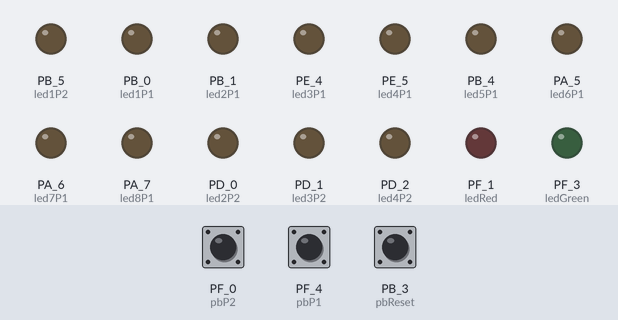
This sketch was run on a simulated TI Tiva C LaunchPad. Parts: output pins drawn as LEDs (lit = HIGH). The test bench sets the inputs (shaded band); at power-on: PF_0 (pbP2) HIGH, PF_4 (pbP1) HIGH, PB_3 (pbReset) HIGH.

Above: at 1.2 s.
1.3 s: PF_0 (pbP2) pulled LOW for 0.15 s
At 2.1 s:
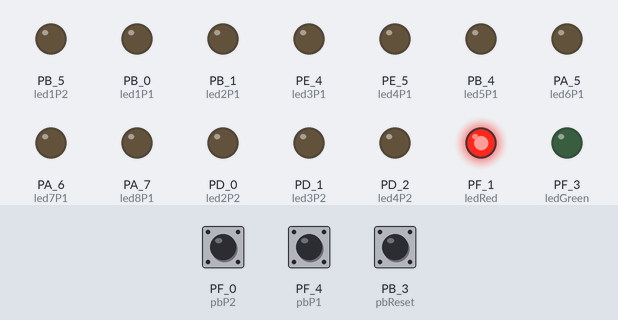
4.4 s: PF_4 (pbP1) pulled LOW for 0.15 s
At 5.9 s:
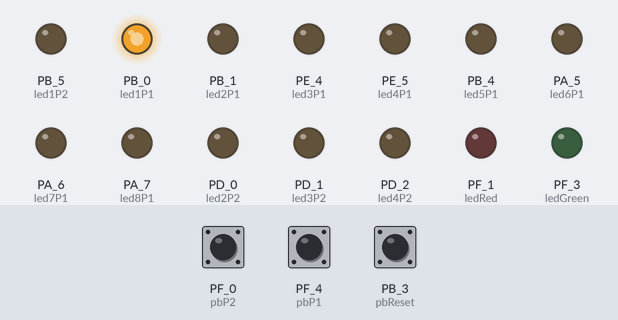
6.7 s: PF_0 (pbP2) pulled LOW for 1 s
At 8.0 s:
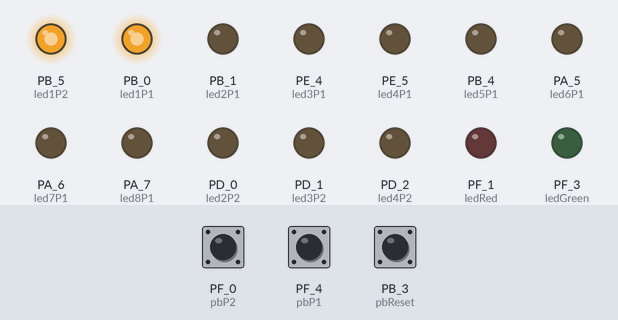
9.2 s: PB_3 (pbReset) pulled LOW for 0.15 s
At 10.2 s:
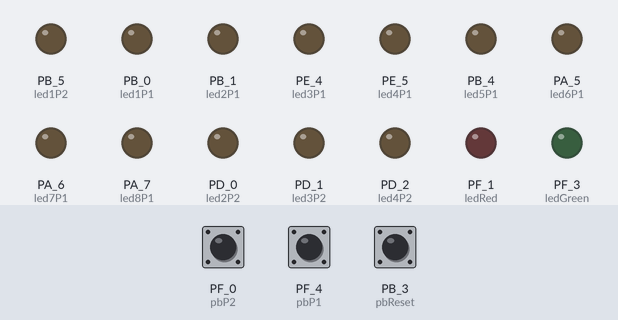
10.8 s: PF_0 (pbP2) pulled LOW for 3.2 s
At 15.1 s:
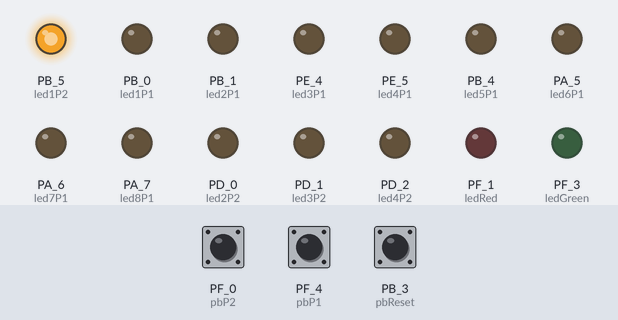
15.5 s: PB_3 (pbReset) pulled LOW for 1 s
At 17.0 s:
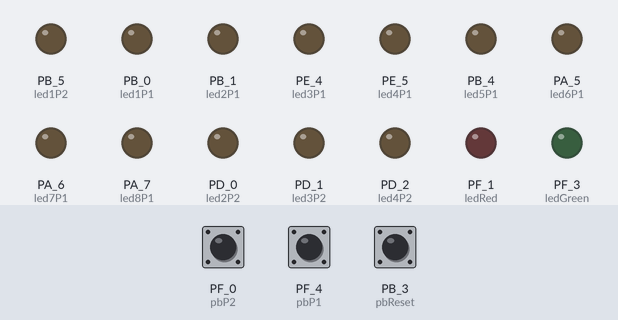
Timing chart, 0 to 18.5 s (numbered marks = the images above; inputs shaded):
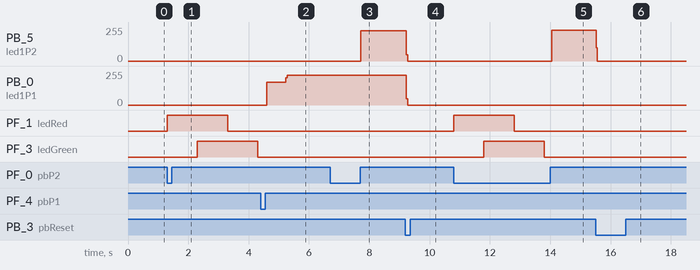

The sketch:

D2_Lab3.ino
```cpp
// Definir pines de led rgb integrado en la tiva
#define ledRed PF_1
#define ledBlue PF_2
#define ledGreen PF_3

// Definir pines de led del jugador 1
#define led1P1 PB_0
#define led2P1 PB_1
#define led3P1 PE_4
#define led4P1 PE_5
#define led5P1 PB_4
#define led6P1 PA_5
#define led7P1 PA_6
#define led8P1 PA_7

// Definir pines de led del jugador 2
#define led1P2 PB_5
#define led2P2 PD_0
#define led3P2 PD_1
#define led4P2 PD_2
#define led5P2 PD_3
#define led6P2 PE_1
#define led7P2 PE_2
#define led8P2 PE_3

// Definir push buttons
#define pbP1 PF_4
#define pbP2 PF_0
#define pbReset PB_3

// Crear variables globales del programa
int estadoP1 = 0;
int estadoP2 = 0;
int pb1State = 0;
int pb2State = 0;

int raceEnable = 0;

void setup()
{
  // Definir pines de semáforo como salidas
  pinMode(ledRed, OUTPUT);
  pinMode(ledBlue, OUTPUT);
  pinMode(ledGreen, OUTPUT);

  // Definir pines de leds de Jugador 1 como salidas
  pinMode(led1P1, OUTPUT);
  pinMode(led2P1, OUTPUT);
  pinMode(led3P1, OUTPUT);
  pinMode(led4P1, OUTPUT);
  pinMode(led5P1, OUTPUT);
  pinMode(led6P1, OUTPUT);
  pinMode(led7P1, OUTPUT);
  pinMode(led8P1, OUTPUT);

  // Definir pines de leds de Jugador 1 como salidas
  pinMode(led1P2, OUTPUT);
  pinMode(led2P2, OUTPUT);
  pinMode(led3P2, OUTPUT);
  pinMode(led4P2, OUTPUT);
  pinMode(led5P2, OUTPUT);
  pinMode(led6P2, OUTPUT);
  pinMode(led7P2, OUTPUT);
  pinMode(led8P2, OUTPUT);

  // Definir push buttons
  pinMode(pbP1, INPUT_PULLUP);
  pinMode(pbP2, INPUT_PULLUP);
  pinMode(pbReset, INPUT_PULLUP);

  raceEnable = 0;
}

void loop()
{

  if(digitalRead(pbP1) == 0 || digitalRead(pbP2) == 0)  // Si un jugador presiona su botón, entrar
  {
    // Que un jugador presione su botón permite que se inicie el juego
    raceEnable = 1;
  }

  // En caso se presione el botón de Reset
  if(digitalRead(pbReset) == 0)
  {
    estadoP1 = 0;
    contadorP1(estadoP1);

    estadoP2 = 0;
    contadorP2(estadoP2);

    digitalWrite(ledRed, LOW);
    digitalWrite(ledGreen, LOW);
    digitalWrite(ledBlue, LOW);

    raceEnable = 0;
  }

  if(raceEnable == 1)
  {
    estadoP1 = 0;
    contadorP1(estadoP1);
    estadoP2 = 0;
    contadorP2(estadoP2);

    // Iniciar semáforo cada vez que va a comenzar la carrera
    semaforo();
  }


  while(raceEnable == 1)  // Mantenerse mientras el juego haya sido iniciado
  {

  // Contador de Jugador 1
  if(digitalRead(pbP1) == 0)                    // Si el Push Button fue presionado, entrar
  {
    pb1State = 1;
  }
  if (digitalRead(pbP1) == 1 && pb1State == 1)  // Si el Push Button fue soltado, se puede incrementar
  {
    delay(2);
    estadoP1++;
    pb1State = 0;
  }


  // Contador de Jugador 2
  if(digitalRead(pbP2) == 0)                    // Si el Push Button fue presionado, entrar
  {
    pb2State = 1;
  }
  if (digitalRead(pbP2) == 1 && pb2State == 1)  // Si el Push Button fue soltado, se puede incrementar
  {
    delay(2);
    estadoP2++;
    pb2State = 0;
  }


  // Modificar LEDs acorde al contador de cada jugador
  contadorP1(estadoP1);
  contadorP2(estadoP2);


  // Secuencia de ganadores en caso lleguen a terminar su contador
  if(estadoP1 == 8)
  {
    winnerP1();
  }

  if(estadoP2 == 8)
  {
    winnerP2();
  }


  // En caso se presione el botón de Reset
  if(digitalRead(pbReset) == 0)
  {
    estadoP1 = 0;
    contadorP1(estadoP1);

    estadoP2 = 0;
    contadorP2(estadoP2);

    digitalWrite(ledRed, LOW);
    digitalWrite(ledGreen, LOW);
    digitalWrite(ledBlue, LOW);

    raceEnable = 0;
    break;
  }

  }
}

void semaforo()
{
  // Color rojo en semáforo
  digitalWrite(ledRed, HIGH);
  digitalWrite(ledGreen, LOW);
  digitalWrite(ledBlue, LOW);

  delay(1000);

  // Color amarillo en semáforo
  digitalWrite(ledRed, HIGH);
  digitalWrite(ledGreen, HIGH);
  digitalWrite(ledBlue, LOW);

  delay(1000);

  // Color verde en semáforo
  digitalWrite(ledRed, LOW);
  digitalWrite(ledGreen, HIGH);
  digitalWrite(ledBlue, LOW);

  delay(1000);

  // Se apaga el semáforo, el juego puede empezar
  digitalWrite(ledRed, LOW);
  digitalWrite(ledGreen, LOW);
  digitalWrite(ledBlue, LOW);
}

void contadorP1 (int estado)
{
  switch(estado)
  {
    case 0:
    clrP1();
    break;

    case 1:
    clrP1();
    digitalWrite(led1P1, HIGH);
    break;

    case 2:
    clrP1();
    digitalWrite(led2P1, HIGH);
    break;

    case 3:
    clrP1();
    digitalWrite(led3P1, HIGH);
    break;

    case 4:
    clrP1();
    digitalWrite(led4P1, HIGH);
    break;

    case 5:
    clrP1();
    digitalWrite(led5P1, HIGH);
    break;

    case 6:
    clrP1();
    digitalWrite(led6P1, HIGH);
    break;

    case 7:
    clrP1();
    digitalWrite(led7P1, HIGH);
    break;

    case 8:
    clrP1();
    digitalWrite(led8P1, HIGH);
    break;
  }
}

void contadorP2 (int estado)
{
  switch(estado)
  {
    case 0:
    clrP2();
    break;

    case 1:
    clrP2();
    digitalWrite(led1P2, HIGH);
    break;

    case 2:
    clrP2();
    digitalWrite(led2P2, HIGH);
    break;

    case 3:
    clrP2();
    digitalWrite(led3P2, HIGH);
    break;

    case 4:
    clrP2();
    digitalWrite(led4P2, HIGH);
    break;

    case 5:
    clrP2();
    digitalWrite(led5P2, HIGH);
    break;

    case 6:
    clrP2();
    digitalWrite(led6P2, HIGH);
    break;

    case 7:
    clrP2();
    digitalWrite(led7P2, HIGH);
    break;

    case 8:
    clrP2();
    digitalWrite(led8P2, HIGH);
    break;
  }
}

void clrP1()
{
  digitalWrite(led1P1, LOW);
  digitalWrite(led2P1, LOW);
  digitalWrite(led3P1, LOW);
  digitalWrite(led4P1, LOW);
  digitalWrite(led5P1, LOW);
  digitalWrite(led6P1, LOW);
  digitalWrite(led7P1, LOW);
  digitalWrite(led8P1, LOW);
}

void clrP2()
{
  digitalWrite(led1P2, LOW);
  digitalWrite(led2P2, LOW);
  digitalWrite(led3P2, LOW);
  digitalWrite(led4P2, LOW);
  digitalWrite(led5P2, LOW);
  digitalWrite(led6P2, LOW);
  digitalWrite(led7P2, LOW);
  digitalWrite(led8P2, LOW);
}

void winnerP1()
{
  // Encender LED azul
  digitalWrite(ledRed, LOW);
  digitalWrite(ledGreen, LOW);
  digitalWrite(ledBlue, HIGH);
  // Terminar juego
  raceEnable = 0;
}

void winnerP2()
{
  // Encender LED verde
  digitalWrite(ledRed, LOW);
  digitalWrite(ledGreen, HIGH);
  digitalWrite(ledBlue, LOW);
  // Terminar juego
  raceEnable = 0;
}
```

Measured:
- after the input at 1.3 s, PF_1 (ledRed): LOW → HIGH at once, → LOW 2.0 s later; PF_3 (ledGreen): LOW → HIGH after 1.0 s, → LOW 2.0 s later
- after the input at 4.4 s, PB_0 (led1P1): 0/255 → 172/255 after 0.19 s, → 225/255 0.64 s later
- after the input at 6.7 s, PB_5 (led1P2): 0/255 → 226/255 after 1.0 s
- after the input at 9.2 s, PB_5 (led1P2): 226/255 → 0/255 at once; PB_0 (led1P1): 225/255 → 0/255 at once
- after the input at 10.8 s, PB_5 (led1P2): 0/255 → 230/255 after 3.2 s; PF_1 (ledRed): LOW → HIGH at once, → LOW 2.0 s later; PF_3 (ledGreen): LOW → HIGH after 1.0 s, → LOW 2.0 s later
- after the input at 15.5 s, PB_5 (led1P2): 230/255 → 0/255 at once
